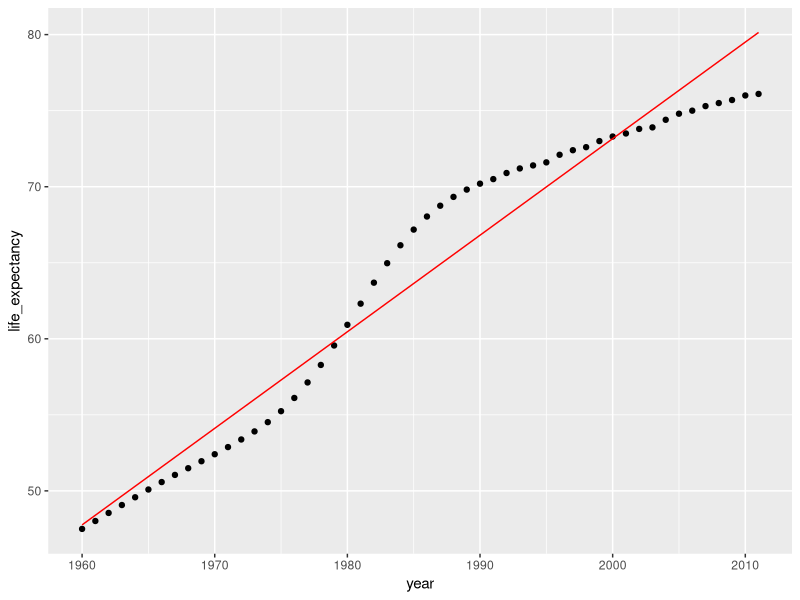
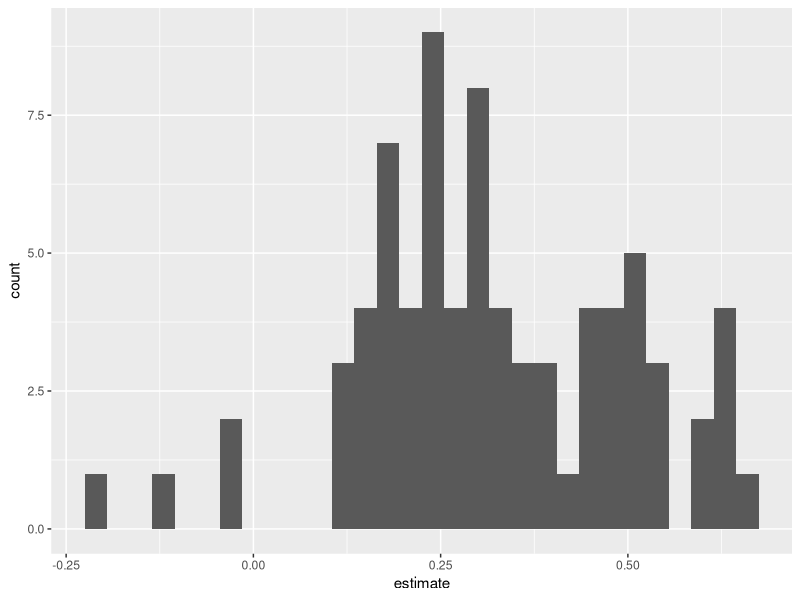
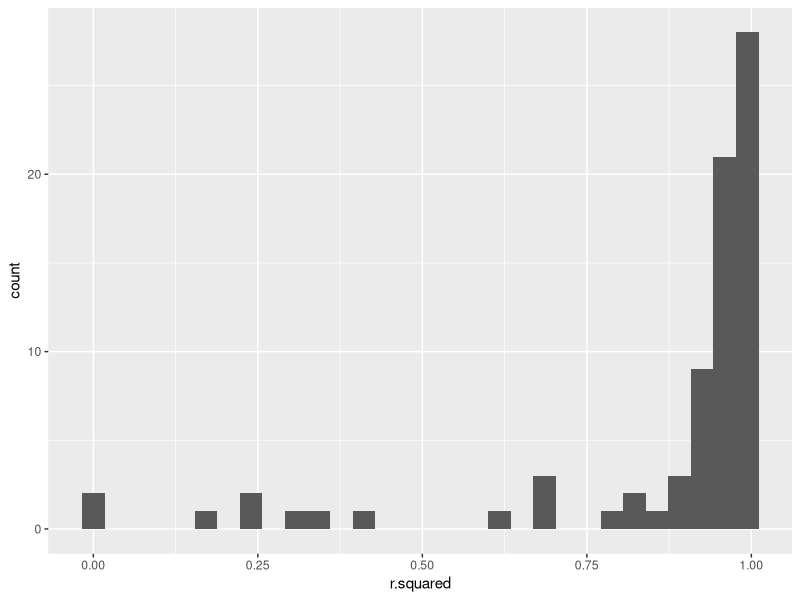
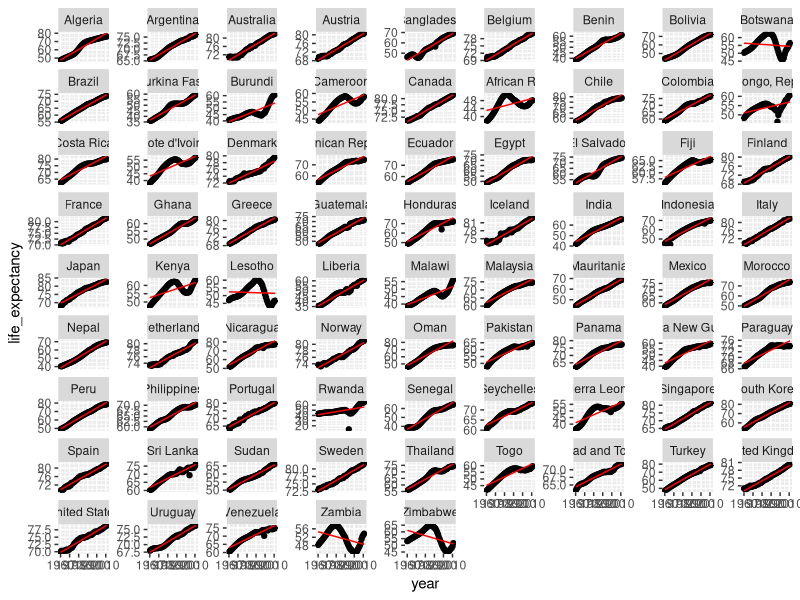
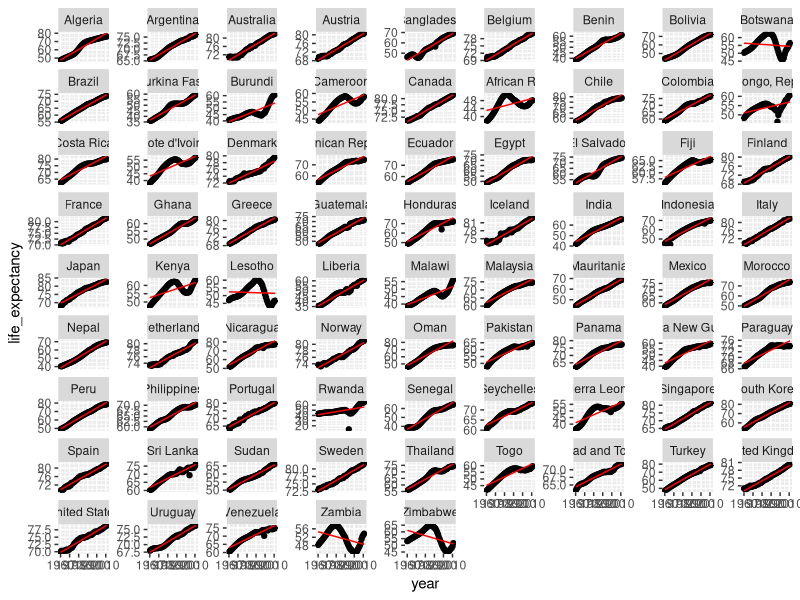

Recreate these plots in R, in order.
## ---- chunk 1
library(tidyverse)
gapminder <- read_csv("gapminder.csv")

# Explore gapminder
head(gapminder)

# Prepare the nested dataframe gap_nested

gap_nested <- gapminder %>% 
  group_by(country) %>% 
  nest()

# Explore gap_nested
head(gap_nested)
## ---- chunk 2
# Create the unnested dataframe called gap_unnnested
gap_unnested <- gap_nested %>% 
  unnest(col=data)
  
# Confirm that your data was not modified  
identical(gapminder, gap_unnested)
## ---- chunk 3
# Extract the data of Algeria
algeria_df <- gap_nested$data[[1]]

# Calculate the minimum of the population vector
min(algeria_df$population)

# Calculate the maximum of the population vector
max(algeria_df$population)

# Calculate the mean of the population vector
mean(algeria_df$population)
## ---- chunk 4
# Calculate the mean population for each country
pop_nested <- gap_nested %>%
  mutate(mean_pop = map(.x=data, .f=~mean(.x$population)))

# Take a look at pop_nested
head(pop_nested)

# Extract the mean_pop value by using unnest
pop_mean <- pop_nested %>% 
  unnest(mean_pop)

# Take a look at pop_mean
head(pop_mean)
## ---- chunk 5
# Calculate mean population and store result as a double
pop_mean <- gap_nested %>%
  mutate(mean_pop = map_dbl(data, ~mean(.x$population)))

# Take a look at pop_mean
head(pop_mean)
## ---- chunk 6
# Build a linear model for each country
gap_models <- gap_nested %>%
    mutate(model = map(data, ~lm(formula = life_expectancy~year, data = .x)))
    
# Extract the model for Algeria    
algeria_model <- gap_models$model[[1]]

# View the summary for the Algeria model
summary(algeria_model)
## ---- chunk 7
library(broom)

# Extract the coefficients of the algeria_model as a dataframe
tidy(algeria_model)

# Extract the statistics of the algeria_model as a dataframe
glance(algeria_model)
## ---- chunk 8
# Build the augmented dataframe
algeria_fitted <- augment(algeria_model)

# Compare the predicted values with the actual values of life expectancy
algeria_fitted %>% 
  ggplot(aes(x = year)) +
  geom_point(aes(y = life_expectancy)) + 
  geom_line(aes(y = .fitted), color = "red")
## ---- chunk 9
# Extract the coefficient statistics of each model into nested dataframes
model_coef_nested <- gap_models %>% 
    mutate(coef = map(model, ~tidy(.x)))
    
# Simplify the coef dataframes for each model    
model_coef <- model_coef_nested %>%
    unnest(coef)

# Plot a histogram of the coefficient estimates for year         
model_coef %>% 
  filter(term == "year") %>% 
  ggplot(aes(x = estimate)) +
  geom_histogram()
## ---- chunk 10
# Extract the fit statistics of each model into dataframes
model_perf_nested <- gap_models %>% 
    mutate(fit = map(model, ~glance(.x)))

# Simplify the fit dataframes for each model    
model_perf <- model_perf_nested %>% 
    unnest(col=fit)
    
# Look at the first six rows of model_perf
head(model_perf)
## ---- chunk 11
# Plot a histogram of rsquared for the 77 models    
model_perf %>% 
  ggplot(aes(x = r.squared)) + 
  geom_histogram(bins = 30)  
  
# Extract the 4 best fitting models
best_fit <- model_perf %>% 
  top_n(n = 4, wt = r.squared)

# Extract the 4 models with the worst fit
worst_fit <- model_perf %>% 
  top_n(n = 4, wt = -r.squared)
## ---- chunk 12
best_augmented <- best_fit %>% 
  # Build the augmented dataframe for each country model
  mutate(augmented = map(model, ~augment(.x))) %>% 
  # Expand the augmented dataframes
  unnest(augmented)

worst_augmented <- worst_fit %>% 
  # Build the augmented dataframe for each country model
  mutate(augmented = map(model, ~augment(.x))) %>% 
  # Expand the augmented dataframes
  unnest(augmented)
## ---- chunk 13
# Compare the predicted values with the actual values of life expectancy 
# for the top 4 best fitting models
best_augmented %>% 
  ggplot(aes(x = year)) +
  geom_point(aes(y = life_expectancy)) + 
  geom_line(aes(y = .fitted), color = "red") +
  facet_wrap(~country, scales = "free_y")
## ---- chunk 14
# Compare the predicted values with the actual values of life expectancy 
# for the top 4 worst fitting models
worst_augmented %>% 
  ggplot(aes(x = year)) +
  geom_point(aes(y = life_expectancy)) + 
  geom_line(aes(y = .fitted), color = "red") +
  facet_wrap(~country, scales = "free_y")
## ---- chunk 15

